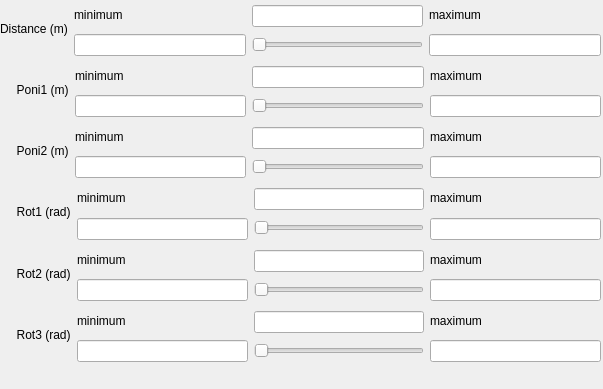
<?xml version="1.0" encoding="UTF-8"?>
<ui version="4.0">
 <class>DockWidget</class>
 <widget class="QDockWidget" name="DockWidget">
  <property name="geometry">
   <rect>
    <x>0</x>
    <y>0</y>
    <width>603</width>
    <height>389</height>
   </rect>
  </property>
  <property name="windowTitle">
   <string>DockWidget</string>
  </property>
  <widget class="QWidget" name="dockWidgetContents">
   <widget class="QWidget" name="">
    <property name="geometry">
     <rect>
      <x>0</x>
      <y>1</y>
      <width>601</width>
      <height>361</height>
     </rect>
    </property>
    <layout class="QVBoxLayout" name="verticalLayout">
     <item>
      <layout class="QHBoxLayout" name="horizontalLayout_8">
       <item>
        <widget class="QLabel" name="label">
         <property name="text">
          <string>Distance (m)</string>
         </property>
         <property name="scaledContents">
          <bool>true</bool>
         </property>
        </widget>
       </item>
       <item>
        <layout class="QVBoxLayout" name="verticalLayout_23">
         <item>
          <widget class="QLabel" name="label_16">
           <property name="text">
            <string>minimum</string>
           </property>
          </widget>
         </item>
         <item>
          <widget class="QLineEdit" name="dist_min"/>
         </item>
        </layout>
       </item>
       <item>
        <layout class="QVBoxLayout" name="verticalLayout_24">
         <item>
          <widget class="QLineEdit" name="dist"/>
         </item>
         <item>
          <widget class="QSlider" name="dist_slide">
           <property name="orientation">
            <enum>Qt::Horizontal</enum>
           </property>
          </widget>
         </item>
        </layout>
       </item>
       <item>
        <layout class="QVBoxLayout" name="verticalLayout_25">
         <item>
          <widget class="QLabel" name="label_17">
           <property name="text">
            <string>maximum</string>
           </property>
          </widget>
         </item>
         <item>
          <widget class="QLineEdit" name="dist_max"/>
         </item>
        </layout>
       </item>
      </layout>
     </item>
     <item>
      <layout class="QHBoxLayout" name="horizontalLayout_9">
       <item>
        <widget class="QLabel" name="label_2">
         <property name="text">
          <string>     Poni1 (m)</string>
         </property>
         <property name="scaledContents">
          <bool>false</bool>
         </property>
        </widget>
       </item>
       <item>
        <layout class="QVBoxLayout" name="verticalLayout_26">
         <item>
          <widget class="QLabel" name="label_18">
           <property name="text">
            <string>minimum</string>
           </property>
          </widget>
         </item>
         <item>
          <widget class="QLineEdit" name="poni1_min"/>
         </item>
        </layout>
       </item>
       <item>
        <layout class="QVBoxLayout" name="verticalLayout_27">
         <item>
          <widget class="QLineEdit" name="poni1"/>
         </item>
         <item>
          <widget class="QSlider" name="poni1_slide">
           <property name="orientation">
            <enum>Qt::Horizontal</enum>
           </property>
          </widget>
         </item>
        </layout>
       </item>
       <item>
        <layout class="QVBoxLayout" name="verticalLayout_28">
         <item>
          <widget class="QLabel" name="label_19">
           <property name="text">
            <string>maximum</string>
           </property>
          </widget>
         </item>
         <item>
          <widget class="QLineEdit" name="poni1_max"/>
         </item>
        </layout>
       </item>
      </layout>
     </item>
     <item>
      <layout class="QHBoxLayout" name="horizontalLayout_10">
       <item>
        <widget class="QLabel" name="label_3">
         <property name="text">
          <string>     Poni2 (m)</string>
         </property>
        </widget>
       </item>
       <item>
        <layout class="QVBoxLayout" name="verticalLayout_29">
         <item>
          <widget class="QLabel" name="label_20">
           <property name="text">
            <string>minimum</string>
           </property>
          </widget>
         </item>
         <item>
          <widget class="QLineEdit" name="poni2_min"/>
         </item>
        </layout>
       </item>
       <item>
        <layout class="QVBoxLayout" name="verticalLayout_30">
         <item>
          <widget class="QLineEdit" name="poni2"/>
         </item>
         <item>
          <widget class="QSlider" name="poni2_slide">
           <property name="orientation">
            <enum>Qt::Horizontal</enum>
           </property>
          </widget>
         </item>
        </layout>
       </item>
       <item>
        <layout class="QVBoxLayout" name="verticalLayout_31">
         <item>
          <widget class="QLabel" name="label_21">
           <property name="text">
            <string>maximum</string>
           </property>
          </widget>
         </item>
         <item>
          <widget class="QLineEdit" name="poni2_max"/>
         </item>
        </layout>
       </item>
      </layout>
     </item>
     <item>
      <layout class="QHBoxLayout" name="horizontalLayout_11">
       <item>
        <widget class="QLabel" name="label_4">
         <property name="text">
          <string>     Rot1 (rad)</string>
         </property>
        </widget>
       </item>
       <item>
        <layout class="QVBoxLayout" name="verticalLayout_32">
         <item>
          <widget class="QLabel" name="label_22">
           <property name="text">
            <string>minimum</string>
           </property>
          </widget>
         </item>
         <item>
          <widget class="QLineEdit" name="rot1_min">
           <property name="text">
            <string/>
           </property>
          </widget>
         </item>
        </layout>
       </item>
       <item>
        <layout class="QVBoxLayout" name="verticalLayout_33">
         <item>
          <widget class="QLineEdit" name="rot1"/>
         </item>
         <item>
          <widget class="QSlider" name="rot1_slide">
           <property name="orientation">
            <enum>Qt::Horizontal</enum>
           </property>
          </widget>
         </item>
        </layout>
       </item>
       <item>
        <layout class="QVBoxLayout" name="verticalLayout_34">
         <item>
          <widget class="QLabel" name="label_23">
           <property name="text">
            <string>maximum</string>
           </property>
          </widget>
         </item>
         <item>
          <widget class="QLineEdit" name="rot1_max"/>
         </item>
        </layout>
       </item>
      </layout>
     </item>
     <item>
      <layout class="QHBoxLayout" name="horizontalLayout_12">
       <item>
        <widget class="QLabel" name="label_5">
         <property name="text">
          <string>     Rot2 (rad)</string>
         </property>
        </widget>
       </item>
       <item>
        <layout class="QVBoxLayout" name="verticalLayout_35">
         <item>
          <widget class="QLabel" name="label_24">
           <property name="text">
            <string>minimum</string>
           </property>
          </widget>
         </item>
         <item>
          <widget class="QLineEdit" name="rot2_min"/>
         </item>
        </layout>
       </item>
       <item>
        <layout class="QVBoxLayout" name="verticalLayout_36">
         <item>
          <widget class="QLineEdit" name="rot2"/>
         </item>
         <item>
          <widget class="QSlider" name="rot2_slide">
           <property name="orientation">
            <enum>Qt::Horizontal</enum>
           </property>
          </widget>
         </item>
        </layout>
       </item>
       <item>
        <layout class="QVBoxLayout" name="verticalLayout_37">
         <item>
          <widget class="QLabel" name="label_25">
           <property name="text">
            <string>maximum</string>
           </property>
          </widget>
         </item>
         <item>
          <widget class="QLineEdit" name="rot2_max"/>
         </item>
        </layout>
       </item>
      </layout>
     </item>
     <item>
      <layout class="QHBoxLayout" name="horizontalLayout_13">
       <item>
        <widget class="QLabel" name="label_8">
         <property name="text">
          <string>     Rot3 (rad)</string>
         </property>
        </widget>
       </item>
       <item>
        <layout class="QVBoxLayout" name="verticalLayout_38">
         <item>
          <widget class="QLabel" name="label_26">
           <property name="text">
            <string>minimum</string>
           </property>
          </widget>
         </item>
         <item>
          <widget class="QLineEdit" name="rot3_min"/>
         </item>
        </layout>
       </item>
       <item>
        <layout class="QVBoxLayout" name="verticalLayout_39">
         <item>
          <widget class="QLineEdit" name="rot3"/>
         </item>
         <item>
          <widget class="QSlider" name="rot3_slide">
           <property name="orientation">
            <enum>Qt::Horizontal</enum>
           </property>
          </widget>
         </item>
        </layout>
       </item>
       <item>
        <layout class="QVBoxLayout" name="verticalLayout_40">
         <item>
          <widget class="QLabel" name="label_27">
           <property name="text">
            <string>maximum</string>
           </property>
          </widget>
         </item>
         <item>
          <widget class="QLineEdit" name="rot3_max"/>
         </item>
        </layout>
       </item>
      </layout>
     </item>
    </layout>
   </widget>
  </widget>
 </widget>
 <resources/>
 <connections/>
</ui>
